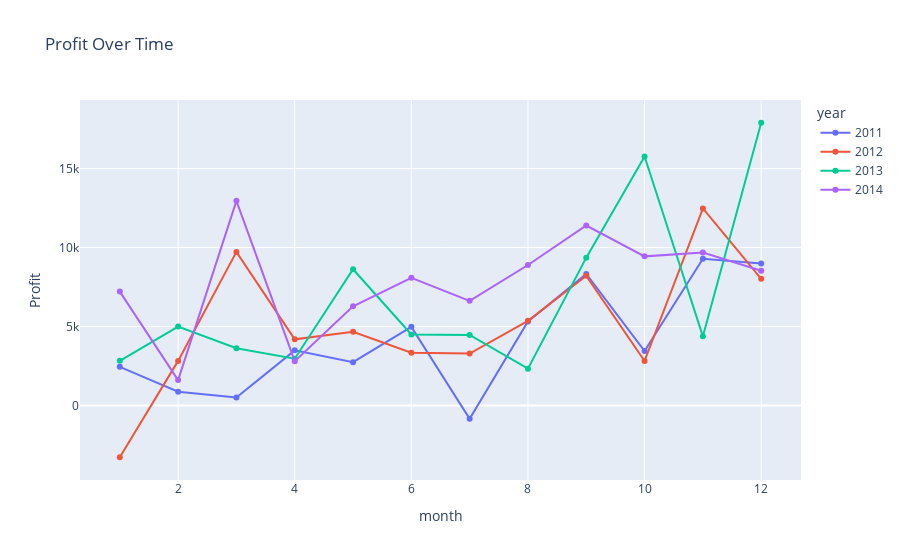

Source (notebook cell):
### Code cell
print(data.groupby('year')['Profit'].sum().reset_index())
px.line(sales_profit_per_years, x='month', y='Profit', color='year', title='Profit Over Time',markers=True)

### Figure 1 — Plotly figure (JSON) as saved in the notebook; plotly's stock layout.template omitted (floating-point values rounded to 4 significant figures)
{"data": [{"hovertemplate": "year=2011<br>month=%{x}<br>Profit=%{y}<extra></extra>", "legendgroup": "2011", "line": {"color": "#636efa", "dash": "solid"}, "marker": {"symbol": "circle"}, "mode": "lines+markers", "name": "2011", "orientation": "v", "showlegend": true, "type": "scatter", "x": [1, 2, 3, 4, 5, 6, 7, 8, 9, 10, 11, 12], "xaxis": "x", "y": [2447.0, 865.7, 498.7, 3489.0, 2739.0, 4977.0, -841.5, 5318.0, 8328.0, 3448.0, 9292.0, 8984.0], "yaxis": "y"}, {"hovertemplate": "year=2012<br>month=%{x}<br>Profit=%{y}<extra></extra>", "legendgroup": "2012", "line": {"color": "#EF553B", "dash": "solid"}, "marker": {"symbol": "circle"}, "mode": "lines+markers", "name": "2012", "orientation": "v", "showlegend": true, "type": "scatter", "x": [1, 2, 3, 4, 5, 6, 7, 8, 9, 10, 11, 12], "xaxis": "x", "y": [-3281.0, 2821.0, 9725.0, 4187.0, 4668.0, 3336.0, 3289.0, 5356.0, 8209.0, 2817.0, 12470.0, 8017.0], "yaxis": "y"}, {"hovertemplate": "year=2013<br>month=%{x}<br>Profit=%{y}<extra></extra>", "legendgroup": "2013", "line": {"color": "#00cc96", "dash": "solid"}, "marker": {"symbol": "circle"}, "mode": "lines+markers", "name": "2013", "orientation": "v", "showlegend": true, "type": "scatter", "x": [1, 2, 3, 4, 5, 6, 7, 8, 9, 10, 11, 12], "xaxis": "x", "y": [2825.0, 4996.0, 3625.0, 2958.0, 8627.0, 4500.0, 4465.0, 2328.0, 9360.0, 15760.0, 4376.0, 17900.0], "yaxis": "y"}, {"hovertemplate": "year=2014<br>month=%{x}<br>Profit=%{y}<extra></extra>", "legendgroup": "2014", "line": {"color": "#ab63fa", "dash": "solid"}, "marker": {"symbol": "circle"}, "mode": "lines+markers", "name": "2014", "orientation": "v", "showlegend": true, "type": "scatter", "x": [1, 2, 3, 4, 5, 6, 7, 8, 9, 10, 11, 12], "xaxis": "x", "y": [7209.0, 1606.0, 12960.0, 2804.0, 6274.0, 8088.0, 6624.0, 8894.0, 11400.0, 9441.0, 9683.0, 8533.0], "yaxis": "y"}], "layout": {"legend": {"title": {"text": "year"}, "tracegroupgap": 0}, "title": {"text": "Profit Over Time"}, "xaxis": {"anchor": "y", "domain": [0, 1], "title": {"text": "month"}}, "yaxis": {"anchor": "x", "domain": [0, 1], "title": {"text": "Profit"}}}}
